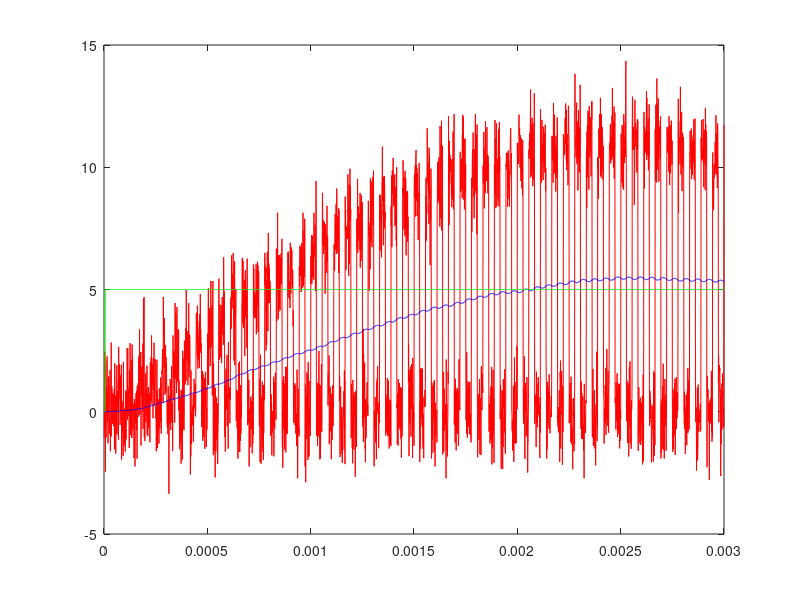

Here is the MATLAB script that generated this plot:
%% This Matlab file simulates the second-order low-pass filter that is used
% to filter motor pulses to provide a clean tachometer signal. This filter
% is implemented with analog components and is therefore continuous. The 
% Matlab continuous control systems tools are used for the simulation.

% ------\/\/\/---|---\/\/\/---|------
%         R1     |     R2     |
%               ---          ---
%            C1 ---       C2 ---
%                |            |
% -----------------------------------

% Motor parameters
n_poles = 12;
rpm = 1000;
pwm_freq = 18000; % Hz
voltage = 11.0;

% Filter parameters
R1 = 10000; % ohms
C1 = 10e-9; % farads
R2 = 10000; % ohms
C2 = 10e-9; % farads

s = tf('s');

sys = 1 / (1 + R1*C1*s) / (1 + R2*C2*s);

t = 0.000001:0.000001:0.003;
square_wave = ( sin(pwm_freq*2*pi*t) > 0 );
signal = voltage*sin((rpm/60*n_poles/2)*2*pi*t).*square_wave;

noise = randn(size(signal));

signal = signal + noise;

clf;
plot(t,signal,'r-');
hold on;
%plot(t,square_wave,'b-');

y = lsim(sys,signal,t);

output = (y > 0)*5;

plot(t,y,'b-');
plot(t,output,'g-');